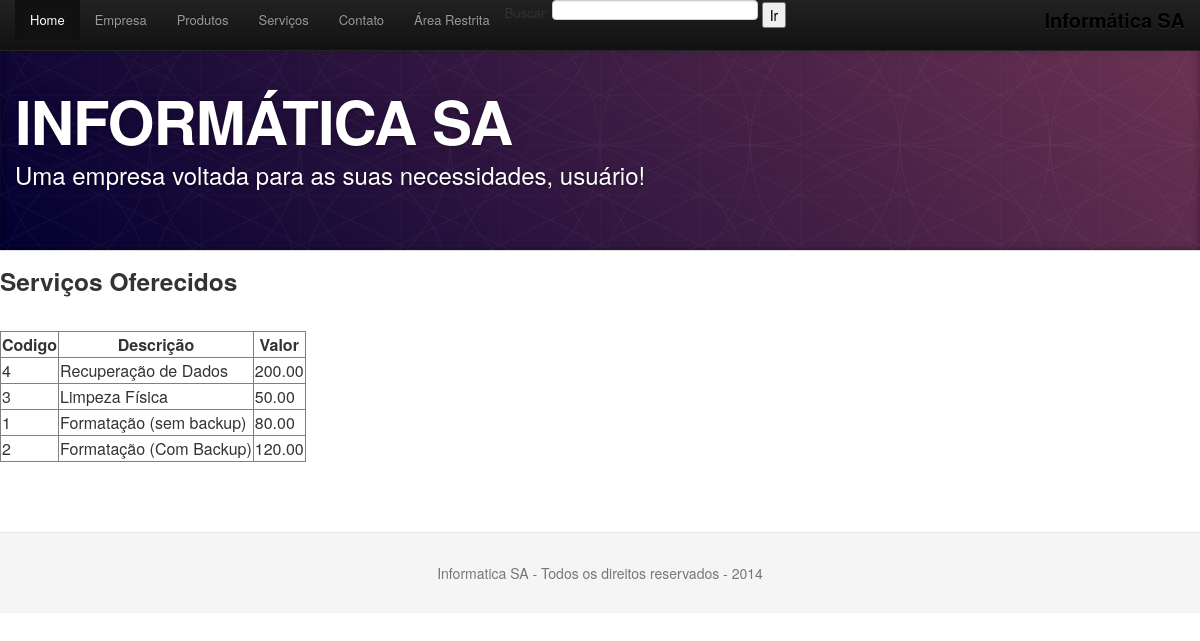
The page /servicos.php on the database as committed earlier.
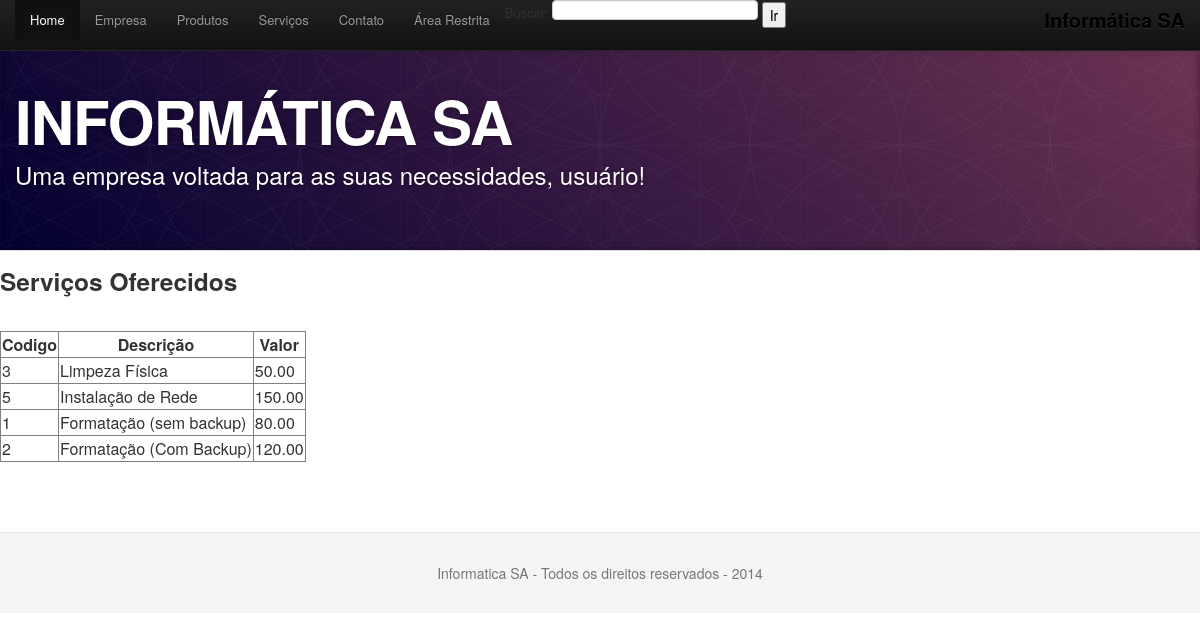
The same page on the database as committed later.
### tables this page shows
CREATE TABLE `servicos` (
  `idservicos` int(11) NOT NULL AUTO_INCREMENT,
  `descricao` varchar(50) DEFAULT NULL,
  `valor` decimal(9,2) DEFAULT NULL,
  PRIMARY KEY (`idservicos`)
);

### servicos.php (the view, shortened to what this page needs)
<?php require_once("header.php"); ?>
<?php require_once("menu.php"); ?>
<?php require_once ("conexao.php"); ?>
<?php
$sql = "select * from servicos order by descricao desc";
$stmt = $conexao->prepare($sql);
$stmt->execute();
$servicos = $stmt->fetchAll(PDO::FETCH_ASSOC);
?>
<h3>Serviços Oferecidos</h3>
<br>
<?php
echo "<table border='1'>
<tr>
<th>Codigo</th>
<th>Descrição</th>
<th>Valor</th>
</tr>";
foreach ($servicos as $servico){
  echo "<tr>";
  echo "<td>" . $servico['idservicos'] . "</td>";
  echo "<td>" . $servico['descricao'] . "</td>";
  echo "<td>" . $servico['valor'] . "</td>";
  echo "</tr>";
}
echo "</table>";
?>
<?php require_once("footer.php"); ?>

Rows that differ between the two databases and show on the page:
removed servicos: idservicos "4", descricao "Recuperação de Dados", valor "200.00"
added servicos: idservicos "5", descricao "Instalação de Rede", valor "150.00"
